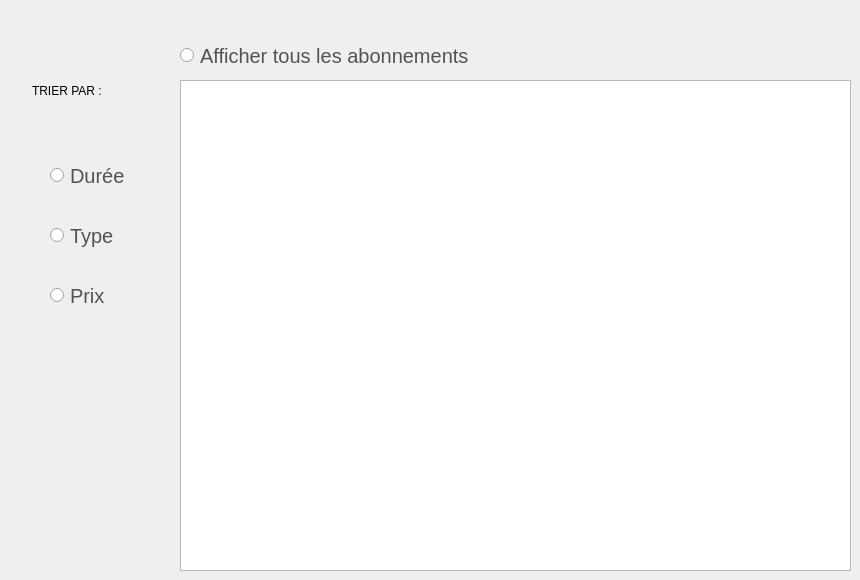
     <widget class="QWidget" name="tab_25">
      <attribute name="title">
       <string>Afficher</string>
      </attribute>
      <widget class="QTableView" name="tab_abonnement">
       <property name="geometry">
        <rect>
         <x>180</x>
         <y>80</y>
         <width>671</width>
         <height>491</height>
        </rect>
       </property>
       <property name="styleSheet">
        <string notr="true">#tab_tri {
background:#DCDCDC;
}</string>
       </property>
      </widget>
      <widget class="QLabel" name="label_33">
       <property name="geometry">
        <rect>
         <x>30</x>
         <y>30</y>
         <width>121</width>
         <height>121</height>
        </rect>
       </property>
       <property name="lineWidth">
        <number>20</number>
       </property>
       <property name="midLineWidth">
        <number>11</number>
       </property>
       <property name="text">
        <string>TRIER PAR :</string>
       </property>
       <property name="textFormat">
        <enum>Qt::PlainText</enum>
       </property>
       <property name="scaledContents">
        <bool>false</bool>
       </property>
       <property name="wordWrap">
        <bool>true</bool>
       </property>
       <property name="margin">
        <number>4</number>
       </property>
       <property name="indent">
        <number>2</number>
       </property>
      </widget>
      <widget class="QRadioButton" name="radioButton_4">
       <property name="geometry">
        <rect>
         <x>50</x>
         <y>160</y>
         <width>191</width>
         <height>31</height>
        </rect>
       </property>
       <property name="styleSheet">
        <string notr="true">QRadioButton {
color: #535353;
font-size:20px;
font-family:Arial, Helvetica, sans-serif;
text-align: left;
}
QRadioButton:hover {
color:#FFD700;
text-align: left;
}
</string>
       </property>
       <property name="text">
        <string>Durée</string>
       </property>
      </widget>
      <widget class="QRadioButton" name="prixButton">
       <property name="geometry">
        <rect>
         <x>50</x>
         <y>280</y>
         <width>191</width>
         <height>31</height>
        </rect>
       </property>
       <property name="styleSheet">
        <string notr="true">QRadioButton {
color: #535353;
font-size:20px;
font-family:Arial, Helvetica, sans-serif;
text-align: left;
}
QRadioButton:hover {
color:#FFD700;
text-align: left;
}
</string>
       </property>
       <property name="text">
        <string>Prix</string>
       </property>
      </widget>
      <widget class="QRadioButton" name="typeButton">
       <property name="geometry">
        <rect>
         <x>50</x>
         <y>220</y>
         <width>191</width>
         <height>31</height>
        </rect>
       </property>
       <property name="styleSheet">
        <string notr="true">QRadioButton {
color: #535353;
font-size:20px;
font-family:Arial, Helvetica, sans-serif;
text-align: left;
}
QRadioButton:hover {
color:#FFD700;
text-align: left;
}
</string>
       </property>
       <property name="text">
        <string>Type</string>
       </property>
      </widget>
      <widget class="QRadioButton" name="afficher_abonnement_4">
       <property name="geometry">
        <rect>
         <x>180</x>
         <y>40</y>
         <width>321</width>
         <height>31</height>
        </rect>
       </property>
       <property name="styleSheet">
        <string notr="true">QRadioButton {
color: #535353;
font-size:20px;
font-family:Arial, Helvetica, sans-serif;
text-align: left;
}
QRadioButton:hover {
color:#FFD700;
text-align: left;
}
</string>
       </property>
       <property name="text">
        <string>Afficher tous les abonnements </string>
       </property>
      </widget>
     </widget>
